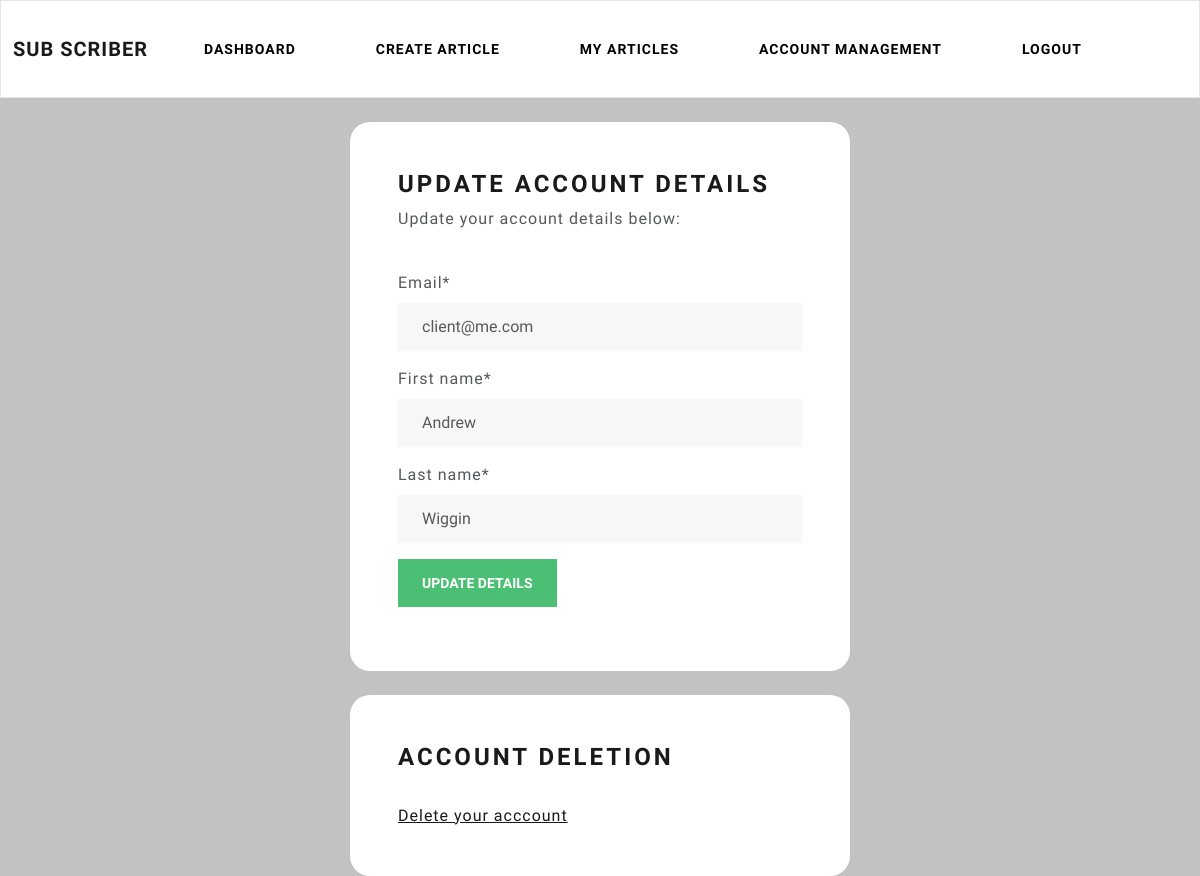
The page /writer/account-management (signed in) on the database its author committed.
### account/models.py (models this page shows, shortened)
class CustomUser(AbstractBaseUser, PermissionsMixin):
    username = None
    email = models.EmailField(unique=True)
    first_name = models.CharField(max_length=80)
    last_name = models.CharField(max_length=135)
    is_active = models.BooleanField(default=True)
    is_staff = models.BooleanField(default=False)
    date_joined = models.DateTimeField(default=timezone.now)
    is_writer = models.BooleanField(default=False, verbose_name="Are your a writer?")
    USERNAME_FIELD = 'email'
    REQUIRED_FIELDS = []
    objects = CustomUserManager()

### writer/views.py (the view)
# urls.py: path('account-management', views.account_management, name='account-management'),
@login_required(login_url='my-login')
def account_management(request):
    form = UpdateUserForm(instance=request.user)
    if request.method == 'POST':
        form = UpdateUserForm(request.POST, instance=request.user)
        if form.is_valid():
            form.save()
            return redirect('writer-dashboard')
    context = {'UpdateUserForm': form}
    return render(request, 'writer/account-management.html', context)

### writer/forms.py
class UpdateUserForm(ModelForm):
    password = None
    class Meta:
        model = CustomUser
        fields = ['email', 'first_name', 'last_name',]
        exclude = ['password1', 'password2',]

### writer/templates/writer/account-management.html (shortened to what this page needs)
{% extends 'writer/navbar.html' %}
{% load crispy_forms_tags %}
{% block content %}
    <br>
    <div class="container bg-white shadow-md p-5 form-layout">
        <h3> Update account details </h3>
        <p> Update your account details below: </p>
        <br>
        <form method="POST" autocomplete="off">
            {{UpdateUserForm|crispy}}
            <input class="btn btn-success" type="submit" value="Update details"/>
        </form>
    </div>
    <br>
    <div class="container bg-white shadow-md p-5 form-layout">
        <h3> Account deletion </h3>
        <br>
        <a href="{% url 'delete-account' %}"> Delete your acccount </a>
    </div>
{% endblock %}

### static/css/styles.css (style rules this page uses)
.form-layout { width: 500px; border-radius: 20px; }

### rows shown on the page
CustomUser: email "client@me.com", first_name "Andrew", last_name "Wiggin"
